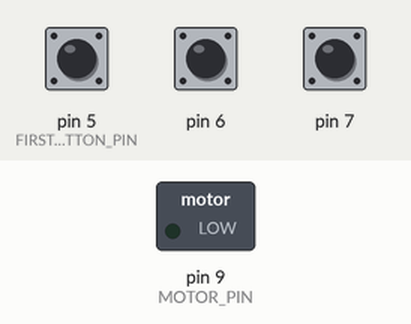
This sketch was run on a simulated Arduino Uno, built with avr-gcc and run on an emulated ATmega328P. Parts: switched loads named in the sketch (green lamp = pin HIGH). Inputs (shaded band) come from the test bench; at power-on: pin 6 HIGH, pin 7 HIGH, pin 5 (FIRST_BUTTON_PIN) HIGH.

Above: at 1.2 s.
1.3 s: pin 6 pulled LOW for 0.15 s
At 1.7 s:
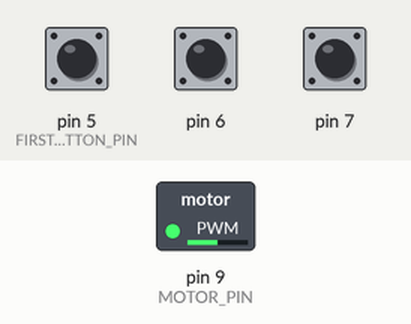
2.9 s: pin 7 pulled LOW for 0.15 s
At 4.1 s:
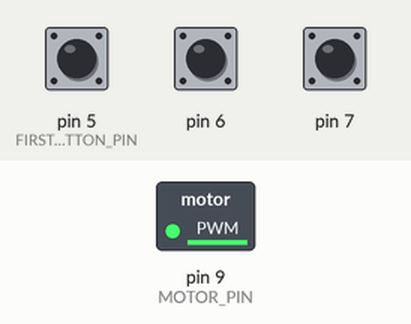
4.5 s: pin 5 (FIRST_BUTTON_PIN) pulled LOW for 0.15 s
At 5.4 s:
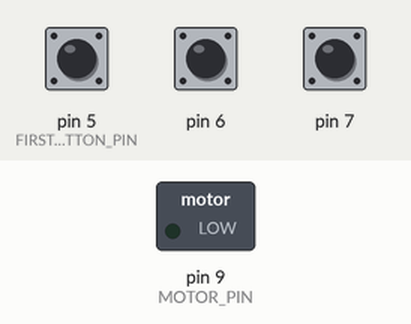
6.1 s: pin 6 pulled LOW for 1 s
At 6.6 s:
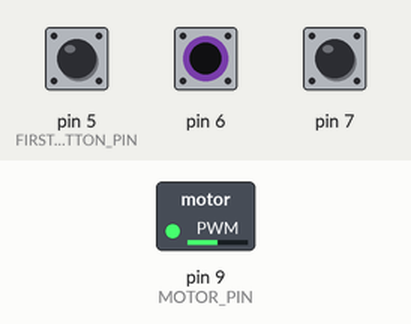
8.6 s: pin 5 (FIRST_BUTTON_PIN) pulled LOW for 1 s
At 9.7 s:
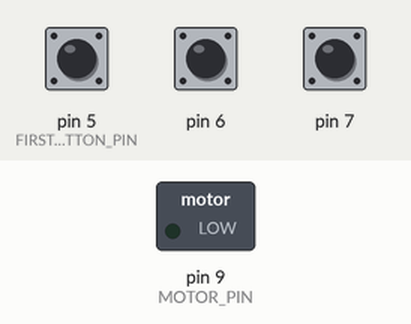
Timing chart, 0 to 11.6 s (numbered marks = the images above; inputs shaded):
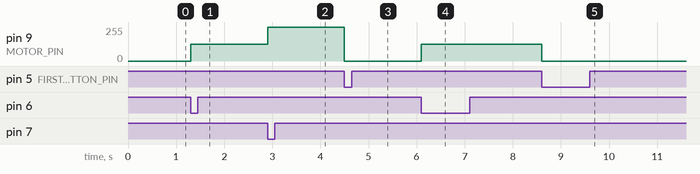

The sketch:

bonus1.ino
```cpp
#include <Arduino.h>

#define MOTOR_PIN 9
#define FIRST_BUTTON_PIN 5
#define BUTTON_COUNT 3
#define SPEED_STEP (255 / (BUTTON_COUNT - 1))

unsigned char i = 0;

void setup()
{
    pinMode(MOTOR_PIN, OUTPUT);

    for (int pin = 0; pin < BUTTON_COUNT; ++pin)
        pinMode(pin + FIRST_BUTTON_PIN, INPUT_PULLUP);
}

void loop()
{
    if (!digitalRead(i + FIRST_BUTTON_PIN))
    {
        int speed = i * SPEED_STEP;

        analogWrite(MOTOR_PIN, speed);
    }

    ++i %= BUTTON_COUNT;
}
```

Measured:
- after the input at 1.3 s, pin 9 (MOTOR_PIN): 0/255 → 127/255 at once
- after the input at 2.9 s, pin 9 (MOTOR_PIN): 127/255 → 254/255 at once
- after the input at 4.5 s, pin 9 (MOTOR_PIN): 254/255 → 0/255 at once
- after the input at 6.1 s, pin 9 (MOTOR_PIN): 0/255 → 127/255 at once
- after the input at 8.6 s, pin 9 (MOTOR_PIN): 127/255 → 0/255 at once
